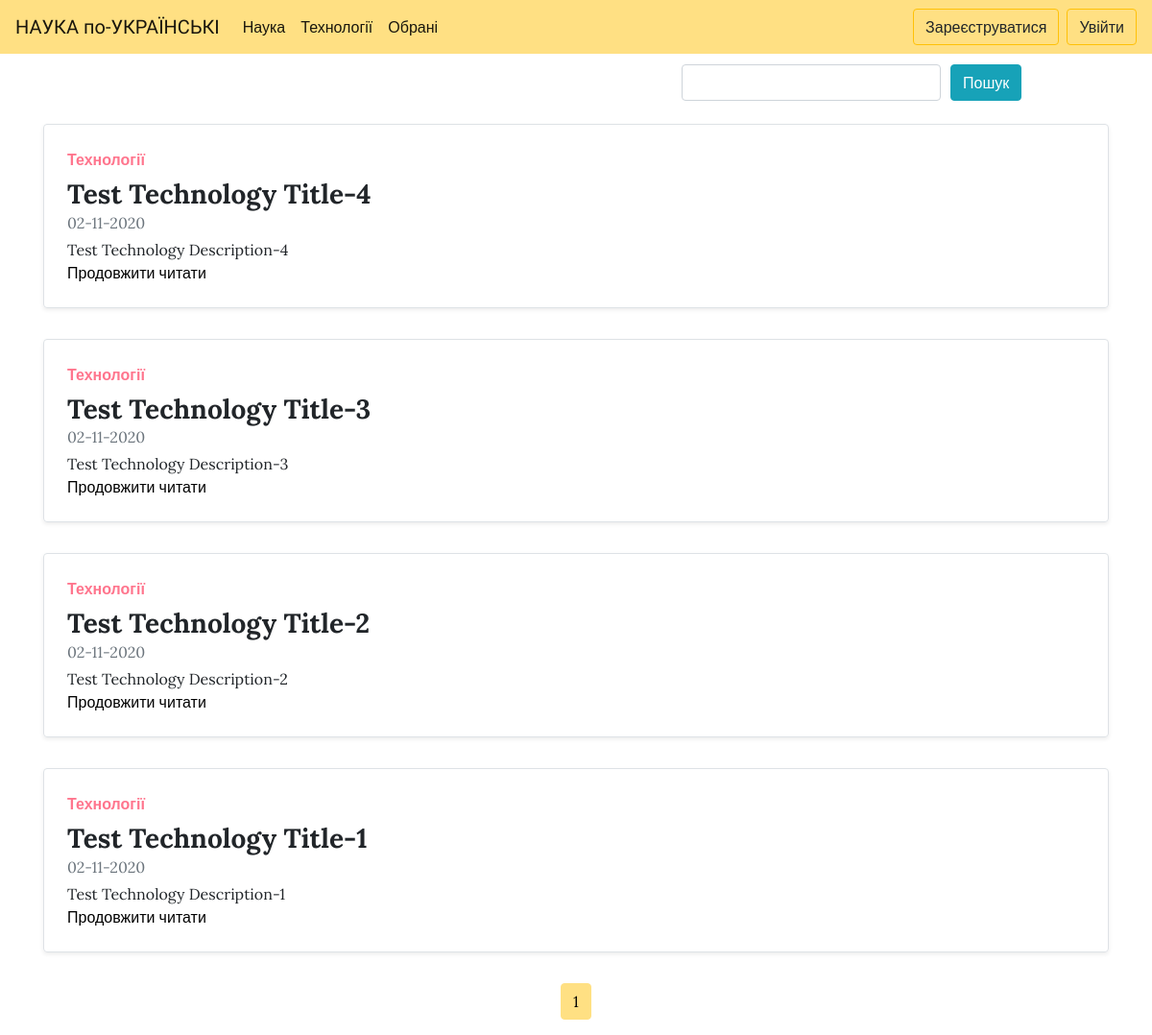
/technology/, run on the app's committed database.
### base/models.py (models this page shows)
class Article(models.Model):
    title = models.CharField(max_length=200)
    html_title = models.CharField(max_length=200)
    keyword = models.CharField(max_length=200)
    description = models.CharField(max_length=350)
    html_description = models.CharField(max_length=150)
    body = RichTextField(blank=True, null=True)
    creation_date = models.DateTimeField(auto_now_add=True, editable=False)
    modified = models.DateTimeField(auto_now=True)
    slug = models.SlugField(verbose_name='URL', max_length=50, unique=True)
    author = models.ForeignKey(User, on_delete=models.SET_NULL, null=True, related_name='author')
    tag = models.ManyToManyField(Tags)
    favorite = models.ManyToManyField(User)
    section = models.ForeignKey(Section, on_delete=models.SET_NULL, null=True)
    def __str__(self):
        return self.title

### base/views.py (the view)
# urls.py: path('technology/', views.technology, name='technology'),
def technology(request):
    search_query = request.GET.get('search', '')
    if search_query:
        article = Article.objects.filter((Q(title__icontains=search_query) | Q(body__icontains=search_query)) & Q(
            section__name__contains='Technology')).order_by('-creation_date')
    else:
        article = Article.objects.filter(section__name__contains='Technology').order_by('-creation_date')
    paginator = Paginator(article, 20)  # Show 25 contacts per page.
    page_number = request.GET.get('page')
    page_obj = paginator.get_page(page_number)
    print(article)
    return render(request, 'base/technology.html', {'articles': page_obj})

### templates/base/technology.html (shortened to what this page needs)
{% extends 'base/index.html' %}
{% block other %}
<main role="main">
 <div class="container mb-4">
    <form action="{% url 'technology' %}" method="get">
      <div class="row" style="margin-top:0.7em">
        <div class="col-0 col-sm-0 col-md-7">
        </div>
        <div class="col-8 col-sm-8 col-md-3" style="padding-right: 0px;">
            <input class="form-control mr-sm-2" type="text" placeholder="" aria-label="Search" name="search">
        </div>
        <div class="col-4 col-sm-4 col-md-2" style="padding-left: 10px;">
            <button class="btn btn-info my-sm-0" type="submit" style="margin-top: 0px; margin-bottom: 0px;">Пошук</button>
        </div>
      </div>
    </form>
  </div>
  {% for article in articles %}
    <div class="container">
      	<div class="row mb-2">
	      <div class="col-md-12">
	      <div class="row no-gutters border rounded overflow-hidden flex-md-row mb-4 shadow-sm h-md-250 position-relative">
	        <div class="col p-4 d-flex flex-column position-static">
	          <strong class="d-inline-block mb-2 text-success">Технології</strong>
	          <p class="mb-0 h3"><b>{{article.title}}</b></p>
	          <div class="mb-1 text-muted">{{article.creation_date|date:"d-m-Y"}}</div>
	          <p class="card-text mb-auto">{{article.description}}</p>
	          <a href="{% url 'art_detail' article.slug %}" class="stretched-link">Продовжити читати</a>
	        </div>
	      </div>
	    </div>
	</div>
    </div>
  {% endfor %}
  <nav aria-label="...">
    <ul class="pagination justify-content-center">
      <li class="page-item active" aria-current="page">
        <span class="page-link">
          {{ articles.number }}
        </span>
      </li>
    </ul>
  </nav>
</main>
{% endblock %}

### static/css/main.css (style rules this page uses)
p { word-wrap:break-word; }
a { color: black; }
body { font-family: 'Lora', sans-serif !important; }
.page-item.active .page-link { color: #000000; background-color: #ffe083; border-color: #ffe083; }
.btn-info { background-color: #c2ssff; }
.text-success { color: #FF758D!important; }

### data on the page
Article: title "Test Technology Title-4", creation_date "02-11-2020", description "Test Technology Description-4"
Article: title "Test Technology Title-3", creation_date "02-11-2020", description "Test Technology Description-3"
Article: title "Test Technology Title-2", creation_date "02-11-2020", description "Test Technology Description-2"
Article: title "Test Technology Title-1", creation_date "02-11-2020", description "Test Technology Description-1"

### other printed values
{{ articles.number }} "1"
